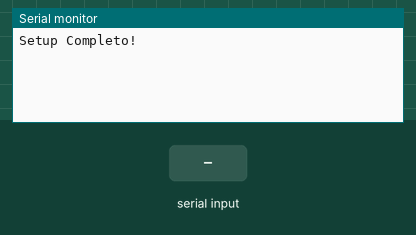
The sketch below on a simulated Arduino Uno, built with avr-gcc and run on an emulated ATmega328P. Shown: the last lines printed to the serial monitor. The test bench sets the inputs (shaded band).

Above: at 2.2 s.
2.3 s: "1" received over the second serial link
At 2.7 s:
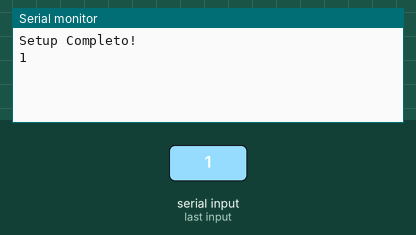
3.8 s: "0" received over the second serial link
At 5.0 s:
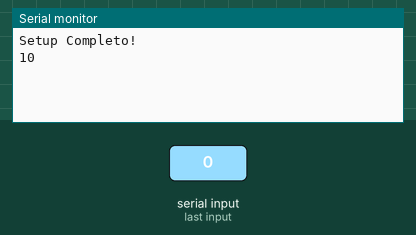

Measured:
- after the input at 2.3 s, the serial monitor: prints a new line at once (image 1)
- after the input at 3.8 s, the serial monitor: prints a new line at once (image 2)

The sketch:

SIM800L_Test.ino
```cpp
#include <SoftwareSerial.h>

//Porta do Arduino onde o pino TX do Módulo GSM esta conectado
#define TX_PIN 10

//Porta do Arduino onde o pino RX do Módulo GSM esta conectado
#define RX_PIN 11

//Cria comunicacao serial via software nas portas digitais definidas acima
SoftwareSerial serialGSM(TX_PIN, RX_PIN);

void setup() {
  //Begin serial comunication with Arduino and Arduino IDE (Serial Monitor)
  Serial.begin(9600);
  while(!Serial);

  //Inicia comunicacao serial com o GSM
  serialGSM.listen();
  serialGSM.begin(9600);
  delay(1000);

  Serial.println("Setup Completo!");
}

void loop() {
  //Le as mensagens vindas do GSM para escrevê-las no monitor serial
  if(serialGSM.available()){
    Serial.write(serialGSM.read());
  }

  //Le as mensagens vindas do monitor serial para copiá-las para o GSM
  if(Serial.available()){
    serialGSM.write(Serial.read());
  }
}
```
